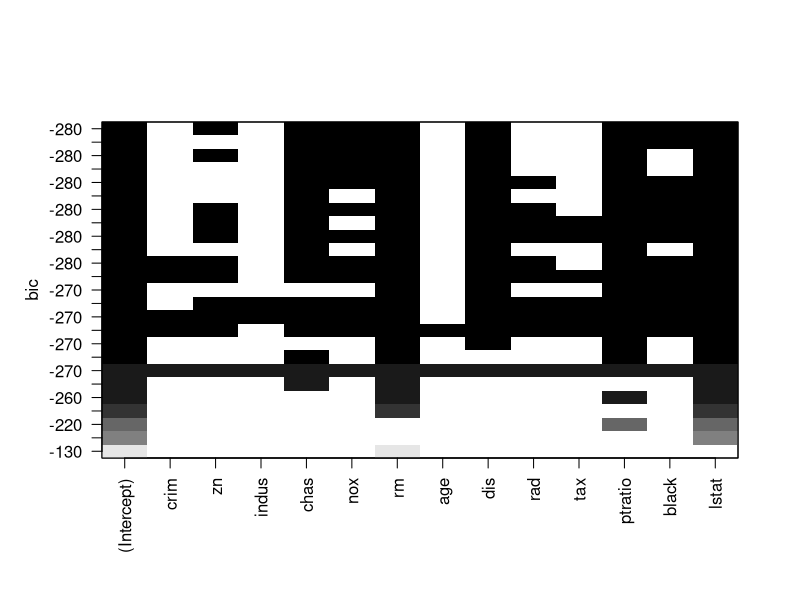

Write the R code that produced this figure. (Note: this script raises an error after producing the figure.)
## ---- chunk 1
# quiero usar el dataset de Boston del paquete MASS
library(MASS)
set.seed(123) # Para reproducibilidad
indices_aleatorios <- sample(1:nrow(Boston), 250)
data_boston_sample <- Boston[indices_aleatorios,]

## ---- chunk 2
library(leaps)
library(ggplot2)
combinaciones= regsubsets(medv~ ., data = data_boston_sample, nbest = 2, nvmax = 13, method = "exhaustive")
plot(combinaciones)

resumen_combinaciones=summary(combinaciones)

#Extraer mejores sub conjuntos
i_bic_minimo=which.min(resumen_combinaciones[["bic"]])
i_r2a_maximo=which.max(resumen_combinaciones[["adjr2"]])

mejor_comb_bic=resumen_combinaciones[["which"]][i_bic_minimo,]
mejor_comb_r2a=resumen_combinaciones[["which"]][i_r2a_maximo,]

# extraer las variables seleccionadas

comb_mejor_bic = names(mejor_comb_bic[mejor_comb_bic == TRUE])
comb_mejor_r2a = names(mejor_comb_r2a[mejor_comb_r2a == TRUE])

#ELIMINAR VAIRABLES INDICADORAS

nombres_mejor_bic= unique(gsub("~(.*)\\d$","\\1",comb_mejor_bic))
nombres_mejor_r2a= unique(gsub("~(.*)\\d$","\\1",comb_mejor_r2a))

#obtener las formulas
pred_mejor_bic=paste(nombres_mejor_bic[-1],collapse=" + ")
pred_mejor_r2a=paste(nombres_mejor_r2a[-1],collapse=" + ")

fmla_mejor_bic=as.formula(paste("medv", pred_mejor_bic,sep = " ~ "))
fmla_mejor_r2a=as.formula(paste("medv", pred_mejor_r2a,sep = " ~ "))

# construir y mostrar
modelo_mejor_bic=lm(fmla_mejor_bic, data = data_boston_sample)
modelo_mejor_r2a=lm(fmla_mejor_r2a, data = data_boston_sample)
cat("Modelo que minimiza el BIC:\n")
summary(modelo_mejor_bic)
cat("Modelo que maximiza el R2 ajustado:\n")
summary(modelo_mejor_r2a)

## ---- chunk 3
# Construir el modelo de regresión lineal múltiple con las variables lstat y rm
modelo_final <- lm(medv ~ lstat + rm, data = data_boston_sample)
# Resumen del modelo
summary(modelo_final)
## ---- chunk 4
var(data_boston_sample$lstat)
var(data_boston_sample$rm)
## ---- chunk 5
library(car)
residualPlots(modelo_final, main = "Gráfico de residuos vs valores ajustados")

marginalModelPlots(modelo_final,sd=TRUE)

ncvTest(modelo_final)
## ---- chunk 6
library(lmtest)
dwtest(modelo_final)
## ---- chunk 7
library(car)
vif(modelo_final)
## ---- chunk 8
library(car)
influencePlot(modelo_final)
